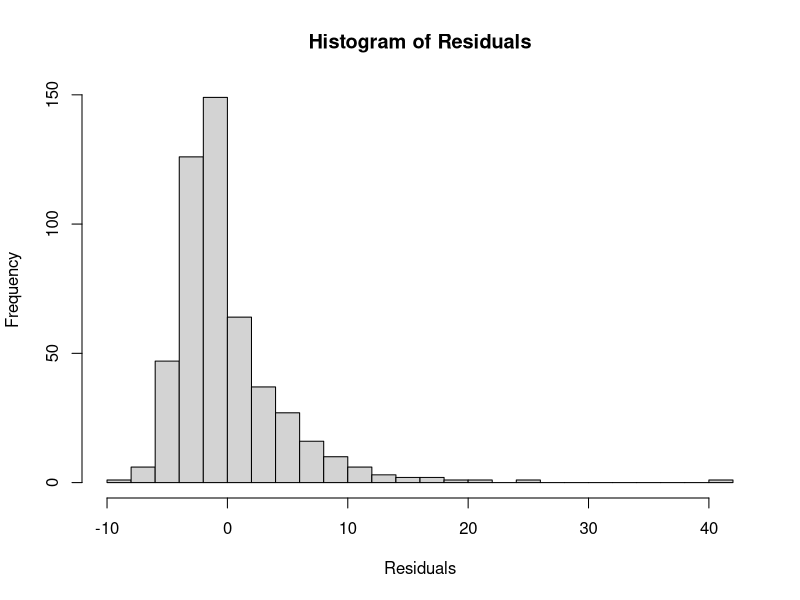
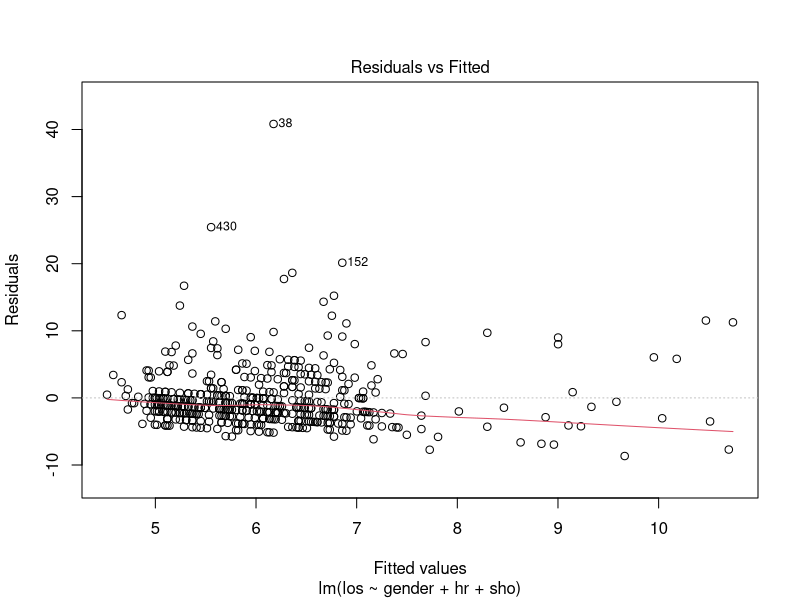

Generate these figures, in order, with R:
## ---- chunk 1
library(haven)   # for reading SPSS files
library(dplyr)   # for data manipulation
library(ggplot2) # for data visualization
library(car)    # for calculating type-III ANOVA tables
library(MASS)   # for automated selection

# Load the dataset
whas500 <- read_sav("datasets/whas500.sav")

# Convert labeled variables to factors
whas500 <- whas500 %>%
  mutate(across(where(is.labelled), as_factor))
## ---- chunk 2
initial_model <- lm(los ~ age + gender + hr + sysbp + diasbp + bmi + cvd + sho, data = whas500)
summary(initial_model)
## ---- chunk 3
# Obtain the Type III ANOVA table
Anova(initial_model, type = "III")
## ---- chunk 4
#| echo: true
final_model <- lm(los ~ gender + hr + sho, data = whas500)
summary(final_model)

# 95% CIs for regression coefficients
confint(final_model)
## ---- chunk 5
# Histogram of residuals
hist(residuals(final_model), main = "Histogram of Residuals", xlab = "Residuals", 20)

# Scatterplot of fitted values vs. residuals
plot(final_model, which = 1)
## ---- chunk 6
#| echo: true

# Create a 0/1 outcome (1 = dead)
whas500 <- whas500 |>
  mutate(dstat01 = ifelse(dstat == "dead", 1, 0))

fit_full <- glm(
  dstat01 ~ age + gender + hr + sysbp + diasbp + bmi + cvd + sho,
  family = binomial,
  data = whas500
)

fit_step <- stepAIC(fit_full, direction = "backward", trace = FALSE)
summary(fit_step)

# Odds ratios and 95% CIs
exp(cbind(OR = coef(fit_step), confint.default(fit_step)))
